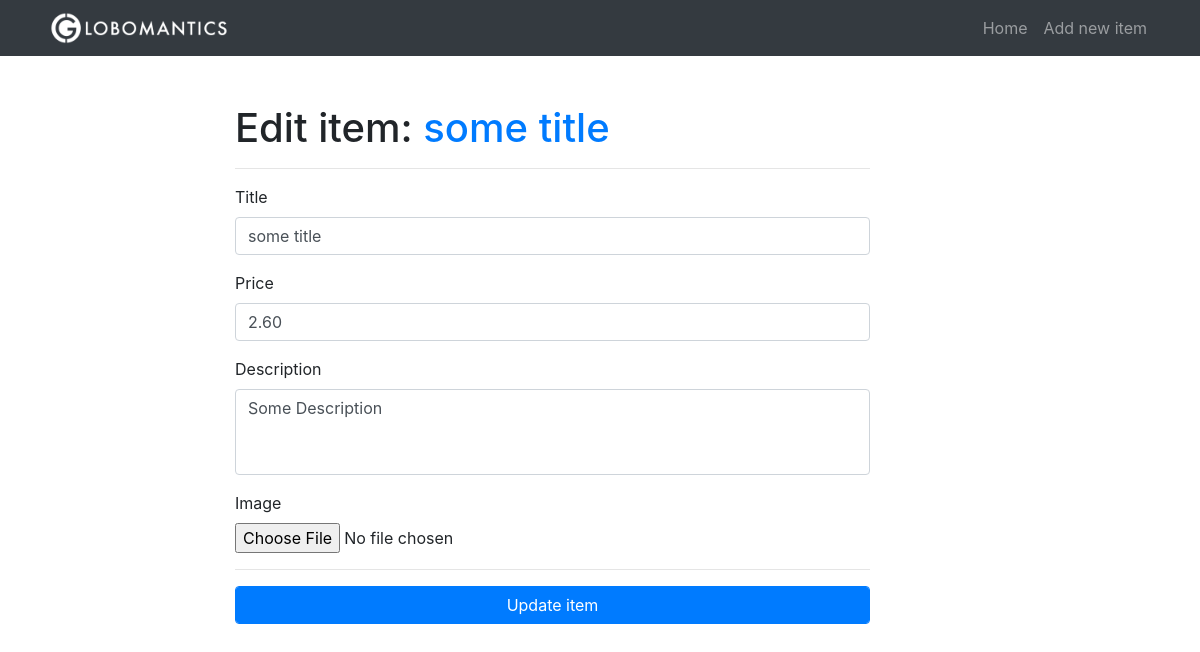
The page /item/12/edit on the database its author committed.
### tables this page shows
CREATE TABLE items(
                    id              INTEGER PRIMARY KEY AUTOINCREMENT,
                    title           TEXT,
                    description     TEXT,
                    price           REAL,
                    image           TEXT,
                    category_id     INTEGER,
                    subcategory_id  INTEGER,
                    FOREIGN KEY(category_id) REFERENCES categories(id),
                    FOREIGN KEY(subcategory_id) REFERENCES subcategories(id)
);

### app.py (the view, shortened to what this page needs)
@app.route("/item/<int:item_id>/edit", methods=["GET", "POST"])
def edit_item(item_id):
    conn = get_db()
    c = conn.cursor()
    item_from_db = c.execute("SELECT * FROM items WHERE id = ?", (item_id,))
    row = c.fetchone()
    try:
        item = {
            "id": row[0],
            "title": row[1],
            "description": row[2],
            "price": row[3],
            "image": row[4]
        }
    except:
        item = {}
    if item:
        form = EditItemForm()
        form.title.data       = item["title"]
        form.description.data = item["description"]
        form.price.data       = item["price"]
        if form.errors:
            flash("{}".format(form.errors), "danger")
        return render_template("edit_item.html", item=item, form=form)
    return redirect(url_for("home"))

### app.py
class EditItemForm(ItemForm):
    submit      = SubmitField("Update item")

### app.py (called while the page is built)
def get_db():
    db = getattr(g, "_database", None)
    if db is None:
        db = g._database = sqlite3.connect("db/globomantics.db")
    return db

@app.teardown_appcontext
def close_connection(exception):
    db = getattr(g, "_database", None)
    if db is not None:
        db.close()

### templates/edit_item.html (shortened to what this page needs)
{% extends 'base.html' %}
{% set active_page = 'edit_item' %}
{% block content %}
<div class="row">
    <div class="col-lg-7 offset-lg-2 my-5">
        <h1>
            Edit item: <a href="{{ url_for('edit_item', item_id=item.id) }}">{{ item.title }}</a>
        </h1><hr>
        <form method="POST" action="{{ url_for('edit_item', item_id=item.id) }}" enctype="multipart/form-data">
            <div class="form-group">
                {{ form.title.label }}
                {{ form.title(class="form-control") }}
            </div>
            <div class="form-group">
                {{ form.price.label }}
                {{ form.price(class="form-control") }}
            </div>
            <div class="form-group">
                {{ form.description.label }}
                {{ form.description(class="form-control", rows="3") }}
            </div>
            <div class="form-group">
                {{ form.image.label }}<br>
                {{ form.image }}
            </div>
            <hr>
            {{ form.submit(class="btn btn-primary form-control") }}
        </form>
    </div>
</div>
{% endblock %}

### static/css/style.css (style rules this page uses)
body { padding-top: 56px; }
textarea { resize: none; }

### rows shown on the page
items: title "some title", price "2.60", description "Some Description"
